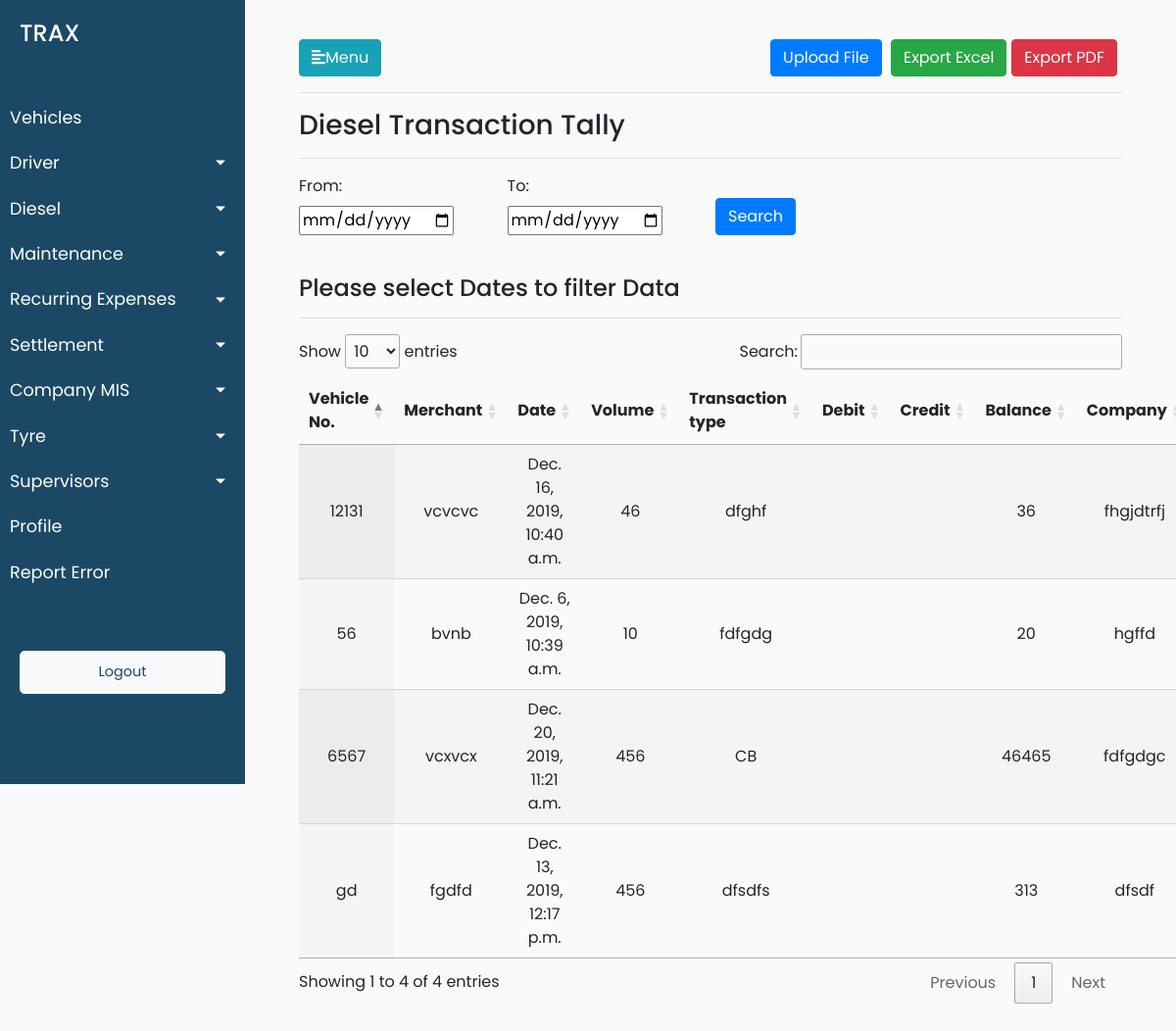
Before: /diesel/transaction_tally (signed in) with the older database file.
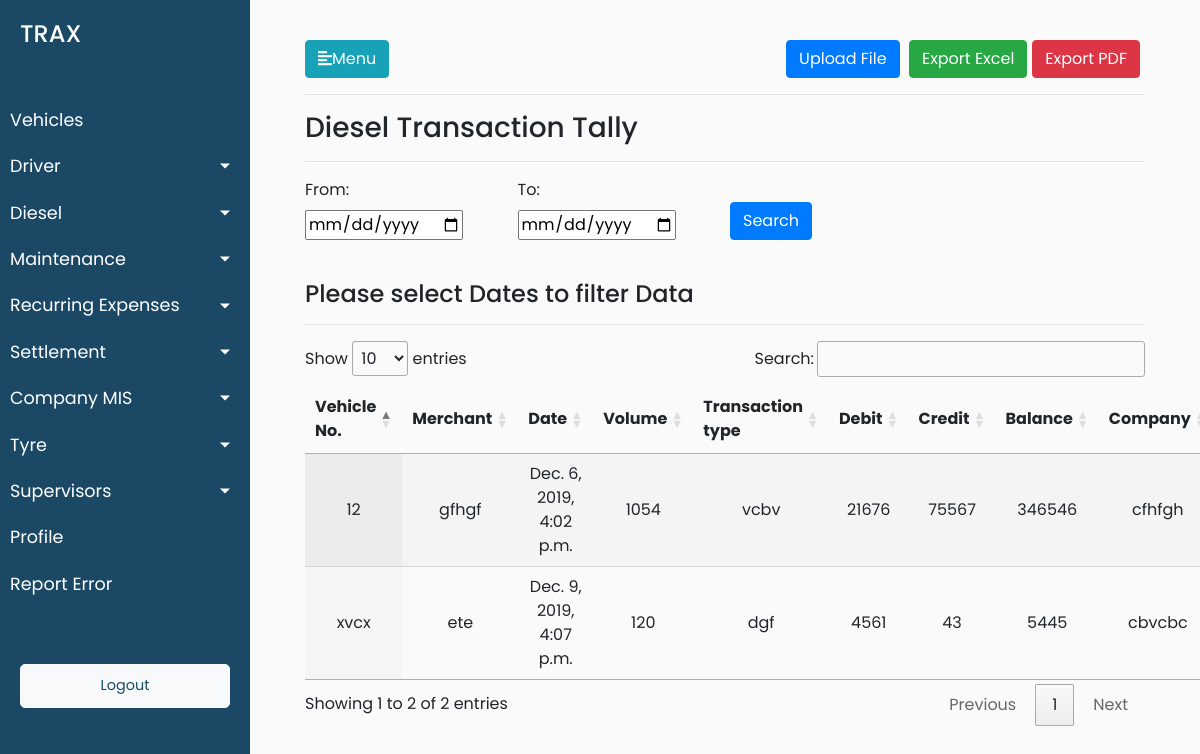
After: the same page with the newer database file.
### trax_vehicle_manager_data/models.py (models this page shows, shortened)
class Expenses(models.Model):
    expense_name = models.CharField(max_length=900,blank=True)
    expense_id = models.CharField(max_length=900,blank=True)
    expense_vehicle_id = models.ForeignKey(Vehicles, on_delete = models.CASCADE)

class Diesel(Expenses):
    terminal_id = models.CharField(max_length=900,blank=True)
    transaction_date = models.DateTimeField(default=timezone.now,blank=True)
    merchant = models.CharField(max_length=900,blank=True)
    account_number = models.CharField(max_length=900,blank=True)
    card_used = models.CharField(max_length=900,blank=True)
    vehicle_number = models.CharField(max_length=900,blank=True)
    vehicle_detail = models.CharField(max_length=900,blank=True)
    transaction_type = models.CharField(max_length=900,blank=True)
    diesel_rate = models.CharField(max_length=900,blank=True)
    volume = models.CharField(max_length=900,blank=True)
    amount_Rs = models.CharField(max_length=900,blank=True)
    diesel_debit = models.CharField(max_length=900,blank=True)
    diesel_credit = models.CharField(max_length=900,blank=True)
    balance_Rs = models.CharField(max_length=900,blank=True)
    odometer_reading = models.CharField(max_length=900,blank=True)
    ownership = models.CharField(max_length=900,blank=True)

### trax_vehicle_manager_data/views.py (the view)
# urls.py: path('diesel/transaction_tally',views.transaction_tally,name='transaction_tally'),
@login_required(login_url='/login')
def transaction_tally(request):
    if request.method=="POST":
        date1=request.POST['date1']
        date2=request.POST['date2']
        diesel_objects = Diesel.objects.filter(transaction_date__range=[date1,date2]).all()
        filter_date = "True"
        data = {'date1':date1,'date2':date2,'filter_date':filter_date,'diesel_objects':diesel_objects}
    else:
        diesel_objects = Diesel.objects.all()
        data = {'diesel_objects':diesel_objects}
    return render(request,'trax_vehicle_manager_data/diesel_transaction_tally.html',data)

### trax_vehicle_manager_data/templates/trax_vehicle_manager_data/diesel_transaction_tally.html (shortened to what this page needs)
{% extends 'trax_vehicle_manager_data/base.html' %}
{% load static %}
{% block stylesheets %}
<link rel="stylesheet" href="//cdn.datatables.net/1.10.19/css/jquery.dataTables.min.css">
{% endblock stylesheets %}
{% block content %}
<span><span id="btn"><button class="btn btn-primary">Upload File</button>
        <button class="btn btn-success">Export Excel</button><button class="btn btn-danger">Export PDF</button></span> </span>
<hr>
<h3>Diesel Transaction Tally</h3>
<hr>
<form action={% url 'trax_vehicle_manager_data:transaction_tally' %} method="post">
                        <div>
                        <div class="form-row">
                        <div class="form-group col-md-3">
                            <label for="start_date_lbl">From:</label><br>
                            <input type="date" class="datepicker" id="date1" name="date1">
                        </div>
                        <div class="form-group col-md-3">
                            <label for="end_date_lbl">To:</label><br>
                            <input type="date" class="datepicker" id="date2" name="date2">
                        </div>
                        <div class="form-group col-md-3">
                        <br>
                        <button type="submit" class="submit-btn btn btn-primary">Search</button>
                        </div>
                        </div>
                        <br>
                    </form>
<div>
{% if filter_date == "True" %}
<h4>{{date1|title}}To{{date2|title}}</h4>
{% else %}
<h4>Please select Dates to filter Data</h4>
{% endif %}
<hr>
<div>
    <table id="test_table" class="display" style="width:100%">
        <thead>
            <tr>
                <th>Vehicle No.</th>
                <th>Merchant</th>
                <th>Date</th>
                <th>Volume</th>
                <th>Transaction type</th>
                <th>Debit</th>
                <th>Credit</th>
                <th>Balance</th>
                <th>Company</th>
            </tr>
        </thead>
        <tbody>
        {% for one_diesel_object in diesel_objects %}
            <tr>
                <td>{{one_diesel_object.vehicle_number}}</td>
                <td>{{one_diesel_object.merchant}}</td>
                <td>{{one_diesel_object.transaction_date}}</td>
                <td>{{one_diesel_object.volume}}</td>
                <td>{{one_diesel_object.transaction_type}}</td>
                <td>{{one_diesel_object.diesel_debit}}</td>
                <td>{{one_diesel_object.diesel_credit}}</td>
                <td>{{one_diesel_object.balance_Rs}}</td>
                <td>{{one_diesel_object.ownership}}</td>
            </tr>
        {% endfor %}
        </tbody>
    </table>
</div>
{% endblock %}

Changed rows visible on the page:
removed Diesel: vehicle_number "56", merchant "bvnb", transaction_date "Dec. 6, 2019, 10:39 a.m.", volume "10", transaction_type "fdfgdg", balance_Rs "20", ownership "hgffd"
removed Diesel: vehicle_number "12131", merchant "vcvcvc", transaction_date "Dec. 16, 2019, 10:40 a.m.", volume "46", transaction_type "dfghf", balance_Rs "36", ownership "fhgjdtrfj"
removed Diesel: vehicle_number "6567", merchant "vcxvcx", transaction_date "Dec. 20, 2019, 11:21 a.m.", volume "456", transaction_type "CB", balance_Rs "46465", ownership "fdfgdgc"
removed Diesel: vehicle_number "gd", merchant "fgdfd", transaction_date "Dec. 13, 2019, 12:17 p.m.", volume "456", transaction_type "dfsdfs", balance_Rs "313", ownership "dfsdf"
added Diesel: vehicle_number "12", merchant "gfhgf", transaction_date "Dec. 6, 2019, 4:02 p.m.", volume "1054", transaction_type "vcbv", diesel_debit "21676", diesel_credit "75567", balance_Rs "346546", ownership "cfhfgh"
added Diesel: vehicle_number "xvcx", merchant "ete", transaction_date "Dec. 9, 2019, 4:07 p.m.", volume "120", transaction_type "dgf", diesel_debit "4561", diesel_credit "43", balance_Rs "5445", ownership "cbvcbc"
Other visible differences:
text written by a page script: "Show entries Search: Showing 1 to 4 of 4 entries Previous 1 Next" → "Show entries Search: Showing 1 to 2 of 2 entries Previous 1 Next"
